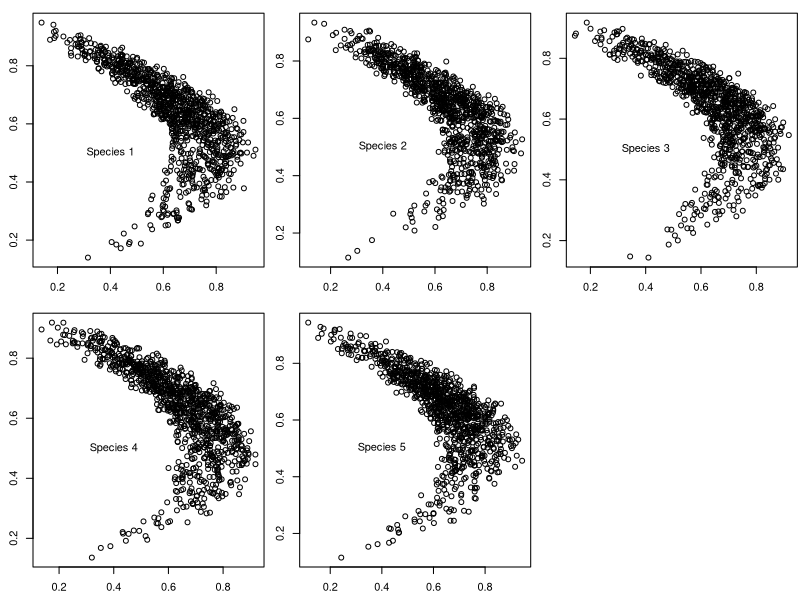

R code for this plot: (Note: this script raises an error after producing the figure.)
log.ecosystem<-function(N,r,alpha,obs.err=0,proc.err=0) {
  x=matrix(NA,nrow=1000,ncol=5)
  for(i in 1:1000) {
    x[i,]<-N
    #N*exp(r*(1-N/K))-alpha*sum(N)+alpha*N->N #alternative model
    r*N*(1-N)-alpha*sum(N)+alpha*N->N
    N*as.integer(N>0)*runif(5,1-proc.err,1+proc.err)->N
  }
  x=x*matrix(runif(5000,1-obs.err,1+obs.err),nrow=1000)
  return(x)
}

log.ecosystem(runif(5,0.4,0.8),3.57,.05,obs.err=.05,proc.err=.15)->logsp5
par(mar=c(2.5,2.5,1,.2))
layout(matrix(c(1,2,3,4,5,6),nrow=2,byrow=T))
for(i in 1:5) { plot(embed(logsp5[,i],2)); text(.4,.5,paste("Species",i)); }
t=rep(NA,5000)
for(i in 1:5) t[(i*1000-999):(i*1000)]=logsp5[,i]
i=5; j=3

write.csv(logsp5, "/Users/Frank/Documents/Github projects/RREEBES/Hsieh_et_al_2008/data/5sp_comp_sim_data_CA_code.csv")
